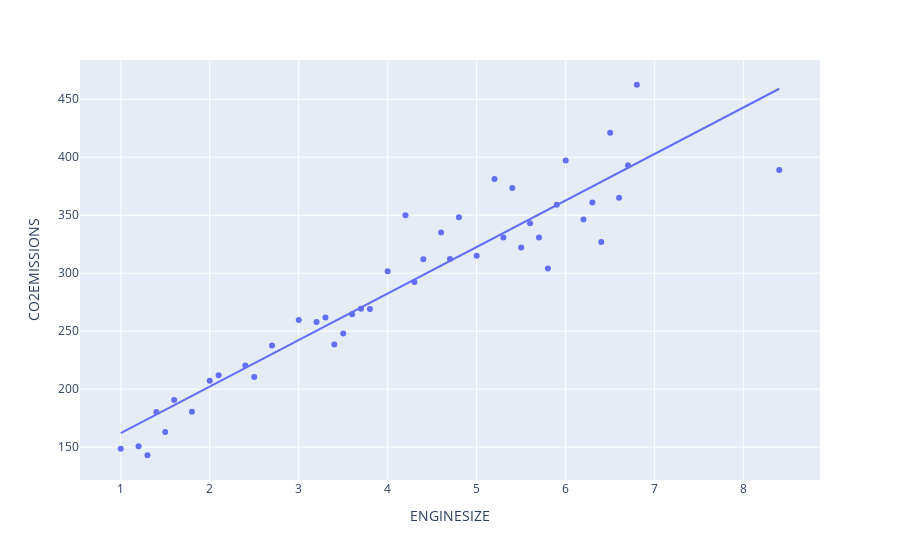

Notebook code for this chart:
### Code cell
fig = px.scatter(avg_by_model , x='ENGINESIZE' , y='CO2EMISSIONS' , trendline='ols')
fig.show()

### Figure 1 — Plotly figure (JSON) as saved in the notebook; plotly's stock layout.template omitted (floating-point values rounded to 4 significant figures)
{"data": [{"hovertemplate": "ENGINESIZE=%{x}<br>CO2EMISSIONS=%{y}<extra></extra>", "legendgroup": "", "marker": {"color": "#636efa", "symbol": "circle"}, "mode": "markers", "name": "", "orientation": "v", "showlegend": false, "type": "scatter", "x": [1, 1.2, 1.3, 1.4, 1.5, 1.6, 1.8, 2, 2.1, 2.4, 2.5, 2.7, 3, 3.2, 3.3, 3.4, 3.5, 3.6, 3.7, 3.8, 4, 4.2, 4.3, 4.4, 4.6, 4.7, 4.8, 5, 5.2, 5.3, 5.4, 5.5, 5.6, 5.7, 5.8, 5.9, 6, 6.2, 6.3, 6.4, 6.5, 6.6, 6.7, 6.8, 8.4], "xaxis": "x", "y": [148.7, 150.8, 143, 180.2, 163.1, 190.6, 180.5, 207.2, 212, 220.4, 210.5, 237.6, 259.6, 257.9, 261.8, 238.5, 248.0, 264.6, 269.3, 269.1, 301.6, 350, 292.4, 312, 335, 312.2, 348.3, 315.1, 381.2, 330.8, 373.4, 322.2, 343.2, 330.9, 304, 359, 397.2, 346.2, 361, 326.8, 421, 365, 393, 462.5, 389], "yaxis": "y"}, {"hovertemplate": "<b>OLS trendline</b><br>CO2EMISSIONS = 40.1239 * ENGINESIZE + 122.015<br>R<sup>2</sup>=0.882413<br><br>ENGINESIZE=%{x}<br>CO2EMISSIONS=%{y} <b>(trend)</b><extra></extra>", "legendgroup": "", "marker": {"color": "#636efa", "symbol": "circle"}, "mode": "lines", "name": "", "showlegend": false, "type": "scatter", "x": [1, 1.2, 1.3, 1.4, 1.5, 1.6, 1.8, 2, 2.1, 2.4, 2.5, 2.7, 3, 3.2, 3.3, 3.4, 3.5, 3.6, 3.7, 3.8, 4, 4.2, 4.3, 4.4, 4.6, 4.7, 4.8, 5, 5.2, 5.3, 5.4, 5.5, 5.6, 5.7, 5.8, 5.9, 6, 6.2, 6.3, 6.4, 6.5, 6.6, 6.7, 6.8, 8.4], "xaxis": "x", "y": [162.1, 170.2, 174.2, 178.2, 182.2, 186.2, 194.2, 202.3, 206.3, 218.3, 222.3, 230.3, 242.4, 250.4, 254.4, 258.4, 262.4, 266.5, 270.5, 274.5, 282.5, 290.5, 294.5, 298.6, 306.6, 310.6, 314.6, 322.6, 330.7, 334.7, 338.7, 342.7, 346.7, 350.7, 354.7, 358.7, 362.8, 370.8, 374.8, 378.8, 382.8, 386.8, 390.8, 394.9, 459.1], "yaxis": "y"}], "layout": {"legend": {"tracegroupgap": 0}, "margin": {"t": 60}, "xaxis": {"anchor": "y", "domain": [0, 1], "title": {"text": "ENGINESIZE"}}, "yaxis": {"anchor": "x", "domain": [0, 1], "title": {"text": "CO2EMISSIONS"}}}}
